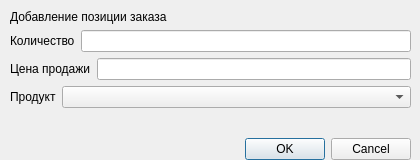
<?xml version="1.0" encoding="UTF-8"?>
<ui version="4.0">
 <class>order_item</class>
 <widget class="QDialog" name="order_item">
  <property name="geometry">
   <rect>
    <x>0</x>
    <y>0</y>
    <width>420</width>
    <height>160</height>
   </rect>
  </property>
  <property name="sizePolicy">
   <sizepolicy hsizetype="Fixed" vsizetype="Fixed">
    <horstretch>0</horstretch>
    <verstretch>0</verstretch>
   </sizepolicy>
  </property>
  <property name="minimumSize">
   <size>
    <width>420</width>
    <height>160</height>
   </size>
  </property>
  <property name="maximumSize">
   <size>
    <width>420</width>
    <height>160</height>
   </size>
  </property>
  <property name="windowTitle">
   <string>Dialog</string>
  </property>
  <property name="autoFillBackground">
   <bool>false</bool>
  </property>
  <widget class="QWidget" name="layoutWidget">
   <property name="geometry">
    <rect>
     <x>10</x>
     <y>10</y>
     <width>401</width>
     <height>150</height>
    </rect>
   </property>
   <layout class="QVBoxLayout" name="verticalLayout">
    <item>
     <widget class="QLabel" name="label_3">
      <property name="text">
       <string>Добавление позиции заказа</string>
      </property>
     </widget>
    </item>
    <item>
     <layout class="QHBoxLayout" name="horizontalLayout_3">
      <item>
       <widget class="QLabel" name="label_4">
        <property name="text">
         <string>Количество</string>
        </property>
       </widget>
      </item>
      <item>
       <widget class="QLineEdit" name="quantity">
        <property name="autoFillBackground">
         <bool>false</bool>
        </property>
       </widget>
      </item>
     </layout>
    </item>
    <item>
     <layout class="QHBoxLayout" name="horizontalLayout_4">
      <item>
       <widget class="QLabel" name="label_5">
        <property name="text">
         <string>Цена продажи</string>
        </property>
       </widget>
      </item>
      <item>
       <widget class="QLineEdit" name="price_at_sale">
        <property name="autoFillBackground">
         <bool>false</bool>
        </property>
       </widget>
      </item>
     </layout>
    </item>
    <item>
     <layout class="QHBoxLayout" name="horizontalLayout_2">
      <item>
       <widget class="QLabel" name="label_2">
        <property name="sizePolicy">
         <sizepolicy hsizetype="Minimum" vsizetype="Minimum">
          <horstretch>0</horstretch>
          <verstretch>0</verstretch>
         </sizepolicy>
        </property>
        <property name="text">
         <string>Продукт</string>
        </property>
       </widget>
      </item>
      <item>
       <widget class="QComboBox" name="product_combo">
        <property name="sizePolicy">
         <sizepolicy hsizetype="Expanding" vsizetype="Fixed">
          <horstretch>0</horstretch>
          <verstretch>0</verstretch>
         </sizepolicy>
        </property>
       </widget>
      </item>
     </layout>
    </item>
    <item>
     <spacer name="verticalSpacer">
      <property name="orientation">
       <enum>Qt::Orientation::Vertical</enum>
      </property>
      <property name="sizeHint" stdset="0">
       <size>
        <width>20</width>
        <height>40</height>
       </size>
      </property>
     </spacer>
    </item>
    <item>
     <widget class="QDialogButtonBox" name="buttonBox">
      <property name="orientation">
       <enum>Qt::Orientation::Horizontal</enum>
      </property>
      <property name="standardButtons">
       <set>QDialogButtonBox::StandardButton::Cancel|QDialogButtonBox::StandardButton::Ok</set>
      </property>
     </widget>
    </item>
   </layout>
  </widget>
 </widget>
 <resources/>
 <connections>
  <connection>
   <sender>buttonBox</sender>
   <signal>accepted()</signal>
   <receiver>order_item</receiver>
   <slot>accept()</slot>
   <hints>
    <hint type="sourcelabel">
     <x>248</x>
     <y>254</y>
    </hint>
    <hint type="destinationlabel">
     <x>157</x>
     <y>274</y>
    </hint>
   </hints>
  </connection>
  <connection>
   <sender>buttonBox</sender>
   <signal>rejected()</signal>
   <receiver>order_item</receiver>
   <slot>reject()</slot>
   <hints>
    <hint type="sourcelabel">
     <x>316</x>
     <y>260</y>
    </hint>
    <hint type="destinationlabel">
     <x>286</x>
     <y>274</y>
    </hint>
   </hints>
  </connection>
 </connections>
</ui>
